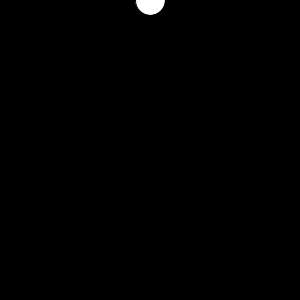
Frame 1 (no input)
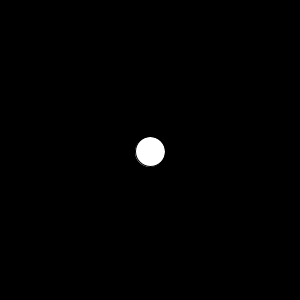
Frame 60 (the mouse pressed at the canvas centre just before this capture)
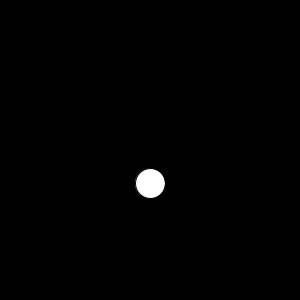
Frame 120 (the mouse held since frame 60 and released just before this capture)

The Processing sketch that drew these frames (run headless with seeded random() and noise(); from frame 60 on, the mouse is pressed at the canvas centre):

// Processing sketch: ex05_09
// ── ex05_09.pde
// 가속도와 마찰율을 이용하여 낙하하고 반사 및 감쇄하는 원

float x = 150.0, y = 0.0;
float velocity = 0.0;
float accel = 0.3;
float friction = 0.95;

void setup() {
  size(300, 300);
}

void draw() {
  background(0);
  fill(255);
  ellipse(x, y, 30, 30);
  velocity += accel;
  y += velocity;
  if (y > height) {
    y = height;
    velocity *= -1;
    velocity *= friction;
  }
}
